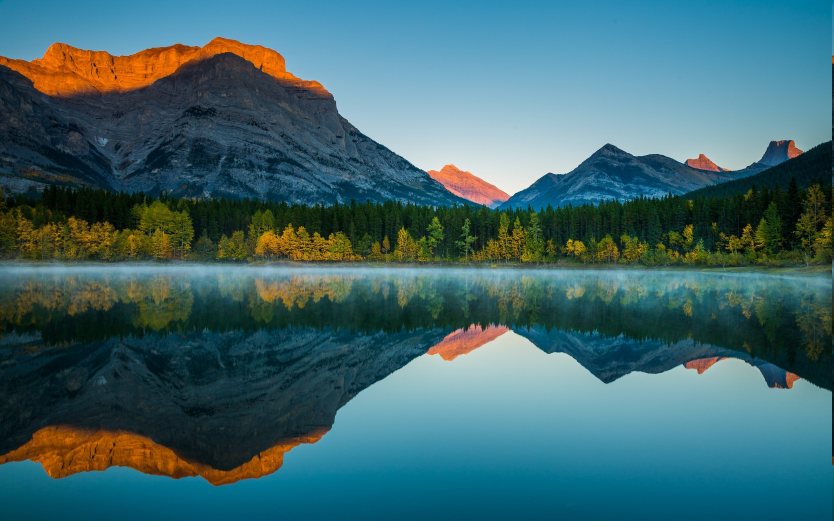
#> input picture images/land.jpg, 2500 x 1563 px, found by its file name (shown at 1/3 size)
$ python Lab7.py
#> lines starting #> are read from the running program, lines starting #| are printed output that depends on the picture
from PIL import Image, ImageFilter

myImage = Image.open(r'C:\it3038c-scripts\images\land.jpg')
#> myImage is the input picture: PIL image 2500x1563 RGB; mean R, G, B 63.7, 103.7, 109.4


# Blurr the image
blurred_image = myImage.filter(ImageFilter.BoxBlur(5))
blurred_image.show()

# Rotate the image
rotated_image = myImage.rotate(-180)
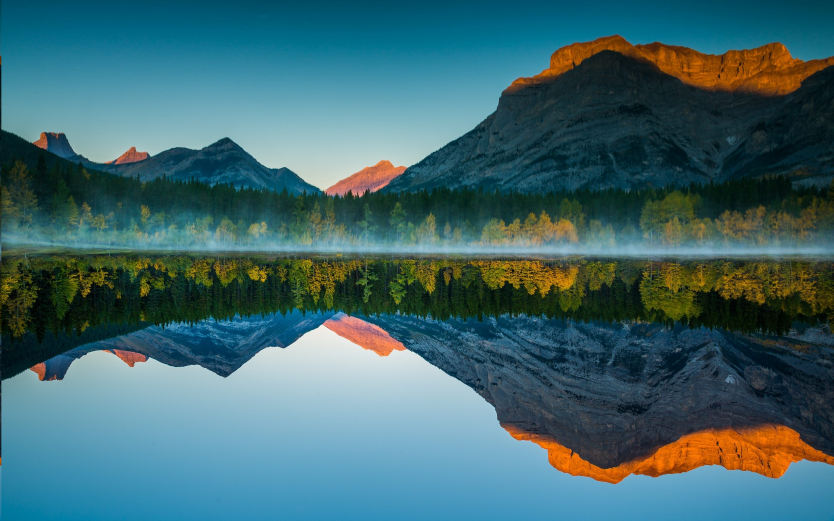
#> rotated_image: PIL image 2500x1563 RGB (shown at 1/3 size); mean R, G, B 63.7, 103.7, 109.4
rotated_image.show()

# Create a Thumbnail
thumbnail_size = (100,100)
thumbnail = myImage.copy()
thumbnail.thumbnail(thumbnail_size)
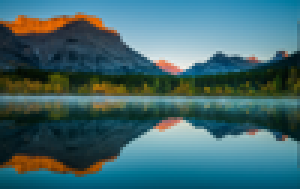
#> thumbnail: PIL image 100x63 RGB (shown 3 times larger); mean R, G, B 63.6, 103.7, 109.4
thumbnail.show()
